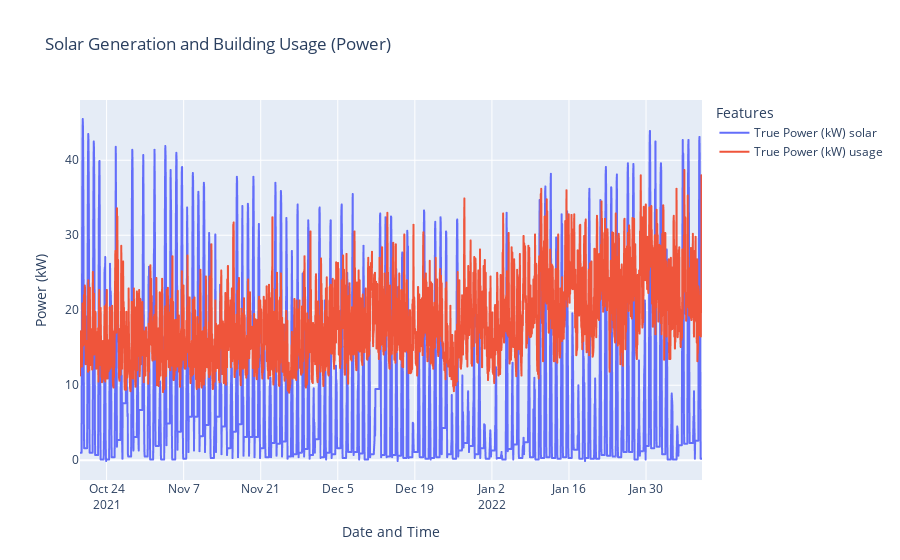

This figure's notebook cell:
### Code cell
fig = px.line(
    xy_data,
    x=xy_data.index,
    y=["True Power (kW) solar", "True Power (kW) usage"],
    labels={"value": "Power (kW)", "index": "Date and Time", "variable": "Features"},
    title="Solar Generation and Building Usage (Power)",
)
fig.show()

### Figure 1 — Plotly figure (JSON) as saved in the notebook; plotly's stock layout.template omitted (floating-point values rounded to 4 significant figures; data arrays with more than 128 entries replaced by an {"elided": "..."} marker saying what was removed)
{"data": [{"hovertemplate": "Features=True Power (kW) solar<br>Date and Time=%{x}<br>Power (kW)=%{y}<extra></extra>", "legendgroup": "True Power (kW) solar", "line": {"color": "#636efa", "dash": "solid"}, "marker": {"symbol": "circle"}, "mode": "lines", "name": "True Power (kW) solar", "showlegend": true, "type": "scattergl", "x": {"elided": "2713 str values"}, "xaxis": "x", "y": {"elided": "2713 float values"}, "yaxis": "y"}, {"hovertemplate": "Features=True Power (kW) usage<br>Date and Time=%{x}<br>Power (kW)=%{y}<extra></extra>", "legendgroup": "True Power (kW) usage", "line": {"color": "#EF553B", "dash": "solid"}, "marker": {"symbol": "circle"}, "mode": "lines", "name": "True Power (kW) usage", "showlegend": true, "type": "scattergl", "x": {"elided": "2713 str values"}, "xaxis": "x", "y": {"elided": "2713 float values"}, "yaxis": "y"}], "layout": {"legend": {"title": {"text": "Features"}, "tracegroupgap": 0}, "title": {"text": "Solar Generation and Building Usage (Power)"}, "xaxis": {"anchor": "y", "domain": [0, 1], "title": {"text": "Date and Time"}}, "yaxis": {"anchor": "x", "domain": [0, 1], "title": {"text": "Power (kW)"}}}}
